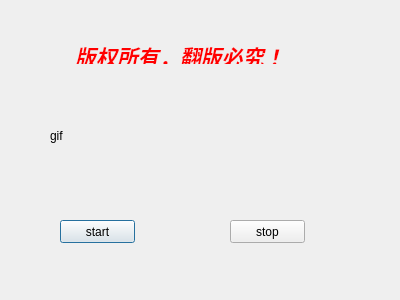
<?xml version="1.0" encoding="UTF-8"?>
<ui version="4.0">
 <class>about</class>
 <widget class="QDialog" name="about">
  <property name="geometry">
   <rect>
    <x>0</x>
    <y>0</y>
    <width>400</width>
    <height>300</height>
   </rect>
  </property>
  <property name="windowTitle">
   <string>Dialog</string>
  </property>
  <widget class="QLabel" name="label">
   <property name="geometry">
    <rect>
     <x>70</x>
     <y>40</y>
     <width>220</width>
     <height>24</height>
    </rect>
   </property>
   <property name="text">
    <string>&lt;html&gt;&lt;head/&gt;&lt;body&gt;&lt;p align=&quot;center&quot;&gt;&lt;span style=&quot; font-size:16pt; font-weight:600; font-style:italic; text-decoration: underline; color:#ff0000;&quot;&gt;版权所有，翻版必究！&lt;/span&gt;&lt;/p&gt;&lt;/body&gt;&lt;/html&gt;</string>
   </property>
  </widget>
  <widget class="QLabel" name="gifLabel">
   <property name="geometry">
    <rect>
     <x>50</x>
     <y>80</y>
     <width>261</width>
     <height>111</height>
    </rect>
   </property>
   <property name="text">
    <string>gif</string>
   </property>
  </widget>
  <widget class="QPushButton" name="start">
   <property name="geometry">
    <rect>
     <x>60</x>
     <y>220</y>
     <width>75</width>
     <height>23</height>
    </rect>
   </property>
   <property name="text">
    <string>start</string>
   </property>
  </widget>
  <widget class="QPushButton" name="stop">
   <property name="geometry">
    <rect>
     <x>230</x>
     <y>220</y>
     <width>75</width>
     <height>23</height>
    </rect>
   </property>
   <property name="text">
    <string>stop</string>
   </property>
  </widget>
 </widget>
 <resources/>
 <connections/>
</ui>
